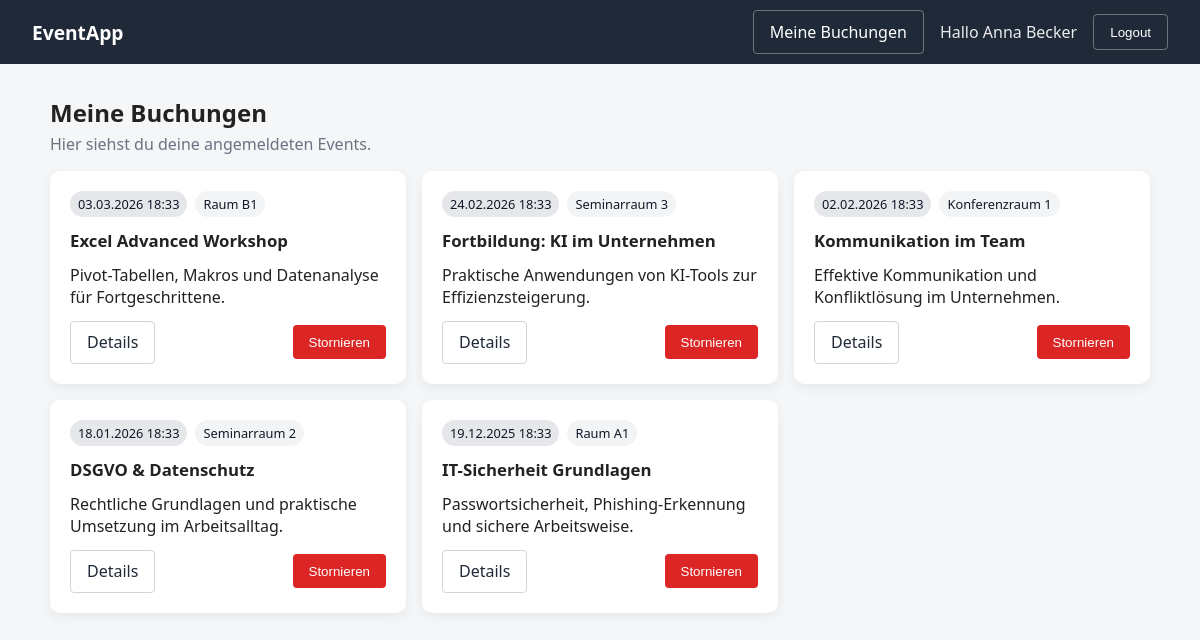
The page /bookings/mine (signed in) on the database its author committed.
### app/models.py (models this page shows)
class User(Base):
    __tablename__ = "users"
    id = Column(Integer, primary_key=True)
    name = Column(String, nullable=False)
    email = Column(String, unique=True, nullable=False, index=True)
    password_hash = Column(String, nullable=False)
    role = Column(String, default="user", nullable=False)
    created_at = Column(DateTime, default=datetime.utcnow)
    bookings = relationship("Booking", back_populates="user")

class Booking(Base):
    __tablename__ = "bookings"
    __table_args__ = (UniqueConstraint("user_id", "event_id", name="unique_booking"),)
    id = Column(Integer, primary_key=True)
    user_id = Column(Integer, ForeignKey("users.id"), nullable=False)
    event_id = Column(Integer, ForeignKey("events.id"), nullable=False)
    booked_at = Column(DateTime, default=datetime.utcnow)
    status = Column(String, default="booked")  # booked|canceled
    user = relationship("User", back_populates="bookings")
    event = relationship("Event", back_populates="bookings")

class Event(Base):
    __tablename__ = "events"
    id = Column(Integer, primary_key=True)
    title = Column(String, nullable=False)
    description = Column(String)
    starts_at = Column(DateTime)
    ends_at = Column(DateTime)
    location = Column(String)
    max_participants = Column(Integer, default=0)
    is_active = Column(Boolean, default=True)
    created_at = Column(DateTime, default=datetime.utcnow)
    bookings = relationship("Booking", back_populates="event")

### app/routers/web/bookings.py (the view)
@router.get("/mine", response_class=HTMLResponse)
def my_bookings(
    request: Request,
    db: Session = Depends(get_db),
    user = Depends(get_current_user),
):
    bookings = booking_service.get_user_bookings(db, user.id)
    return templates.TemplateResponse(
        "my_bookings.html",
        {
            "request": request,
            "bookings": bookings,
            "user": user
        }
    )

### templates/my_bookings.html (shortened to what this page needs)
{% extends "base.html" %}
{% block content %}
<div class="container-wide">
<section class="page-header">
  <h1>Meine Buchungen</h1>
  <p class="muted">Hier siehst du deine angemeldeten Events.</p>
</section>
{% if bookings %}
  <div class="card-grid">
    {% for b in bookings %}
      <article class="event-card">
        <div class="event-meta">
          {% if b.event.starts_at %}
            <div class="pill">
              {{ b.event.starts_at.strftime("%d.%m.%Y %H:%M") }}
            </div>
          {% endif %}
          {% if b.event.location %}
            <div class="pill pill-light">
              {{ b.event.location }}
            </div>
          {% endif %}
        </div>
        <h2 class="event-title">{{ b.event.title }}</h2>
        <p class="event-desc">
          {{ b.event.description or "Keine Beschreibung vorhanden." }}
        </p>
        <div class="event-actions">
          <a class="btn-link" href="/events/{{ b.event.id }}">
            Details
          </a>
          {% if b.status == "booked" %}
            <form method="post" action="/bookings/{{ b.id }}/cancel">
              <button class="btn-danger btn-small" type="submit">
                Stornieren
              </button>
            </form>
          {% else %}
            <span class="muted small">Storniert</span>
          {% endif %}
        </div>
      </article>
    {% endfor %}
  </div>
{% else %}
  <section class="card">
    <p class="muted">Du hast noch keine Buchungen.</p>
  </section>
  </div>
{% endif %}
{% endblock %}

### templates/base.html (shortened to what this page needs)
<!doctype html>
<html lang="de">
  <head>
    <link rel="stylesheet" href="/static/styles.css" />
  </head>
  <body>
    <header class="navbar">
      <div class="nav-full">
        <a href="/" class="logo">EventApp</a>
        <nav class="nav-links">
          {% if user %}
          <a class="btn-link" href="/bookings/mine"> Meine Buchungen </a>
          <span class="nav-user">Hallo {{ user.name }}</span>
          <form method="post" action="/auth/logout" class="nav-form">
            <button class="btn-link" type="submit">Logout</button>
          </form>
          {% else %}
          <a class="btn-link" href="/auth/login">Login</a>
          <a class="btn-primary btn-small" href="/auth/register"
            >Registrieren</a
          >
          {% endif %}
        </nav>
      </div>
    </header>
    <main>{% block content %}{% endblock %}</main>
  </body>
</html>

### static/styles.css (style rules this page uses)
body { font-family: system-ui, sans-serif; margin: 0; background: #f4f6f8; color: #222; padding-top: 64px; }
.container-wide { max-width: 1100px; margin: 2rem auto; padding: 0 1.5rem; }
.navbar { position: fixed; top: 0; left: 0; right: 0; z-index: 1000; background: #1f2937; color: white; height: 64px; display: flex; align-items: center; }
.nav-full { width: 100%; padding: 0 2rem; display: flex; align-items: center; justify-content: space-between; }
.navbar .btn-link { background: transparent; border: 1px solid rgba(255,255,255,0.35); color: white; }
.logo { font-weight: 700; font-size: 1.2rem; text-decoration: none; color: white; }
.nav-links { display: flex; align-items: center; gap: 1rem; }
.nav-user { opacity: 0.9; }
.nav-form { margin: 0; }
.btn-link { background: transparent; border: 1px solid #d1d5db; color: #1f2937; padding: 0.6rem 1rem; border-radius: 4px; text-decoration: none; }
.btn-small { padding: 0.45rem 0.75rem; }
.muted { color: #6b7280; }
.page-header { margin-bottom: 1rem; }
.page-header h1 { margin: 0; }
.page-header p { margin: 0.25rem 0 0; }
.card-grid { display: grid; grid-template-columns: repeat(3, 1fr); gap: 1rem; }
.event-card { background: white; padding: 1.25rem; border-radius: 10px; box-shadow: 0 4px 12px rgba(0, 0, 0, 0.06); display: flex; flex-direction: column; gap: 0.75rem; }
.event-meta { display: flex; gap: 0.5rem; flex-wrap: wrap; }
.pill { font-size: 0.8rem; padding: 0.25rem 0.5rem; border-radius: 999px; background: #e5e7eb; color: #111827; }
.pill-light { background: #f3f4f6; }
.event-title { font-size: 1.05rem; margin: 0; }
.event-desc { margin: 0; line-height: 1.4; }
.event-actions { display: flex; justify-content: space-between; align-items: center; margin-top: auto; }
.btn-danger { background: #dc2626; color: white; border: none; padding: 0.6rem 1rem; border-radius: 4px; cursor: pointer; }

### rows shown on the page
User: name "Anna Becker"
Booking: event.starts_at "03.03.2026 18:33", event.location "Raum B1", event "Excel Advanced Workshop", event "Pivot-Tabellen, Makros und Datenanalyse für Fortgeschrittene."
Booking: event.starts_at "24.02.2026 18:33", event.location "Seminarraum 3", event "Fortbildung: KI im Unternehmen", event "Praktische Anwendungen von KI-Tools zur Effizienzsteigerung."
Booking: event.starts_at "02.02.2026 18:33", event.location "Konferenzraum 1", event "Kommunikation im Team", event "Effektive Kommunikation und Konfliktlösung im Unternehmen."
Booking: event.starts_at "18.01.2026 18:33", event.location "Seminarraum 2", event "DSGVO & Datenschutz", event "Rechtliche Grundlagen und praktische Umsetzung im Arbeitsalltag."
Booking: event.starts_at "19.12.2025 18:33", event.location "Raum A1", event "IT-Sicherheit Grundlagen", event "Passwortsicherheit, Phishing-Erkennung und sichere Arbeitsweise."
